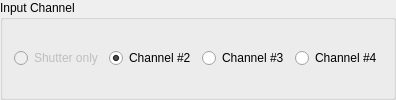
                       <widget class="QGroupBox" name="sync_confocal_line_channel_box">
                        <property name="toolTip">
                         <string>Select the input channel the line sync is connected to.</string>
                        </property>
                        <property name="title">
                         <string>Input Channel</string>
                        </property>
                        <layout class="QGridLayout" name="gridLayout_48">
                         <item row="0" column="0">
                          <widget class="QRadioButton" name="sync_confocal_line_input1_button">
                           <property name="enabled">
                            <bool>false</bool>
                           </property>
                           <property name="toolTip">
                            <string>Channel #1 is fixed as the shutter input</string>
                           </property>
                           <property name="text">
                            <string>Shutter only</string>
                           </property>
                           <property name="checkable">
                            <bool>false</bool>
                           </property>
                           <property name="checked">
                            <bool>false</bool>
                           </property>
                           <attribute name="buttonGroup">
                            <string notr="true">sync_confocal_line_input_button_group</string>
                           </attribute>
                          </widget>
                         </item>
                         <item row="0" column="1">
                          <widget class="QRadioButton" name="sync_confocal_line_input2_button">
                           <property name="toolTip">
                            <string>Line sync input on channel #2</string>
                           </property>
                           <property name="text">
                            <string>Channel #2</string>
                           </property>
                           <property name="checked">
                            <bool>true</bool>
                           </property>
                           <attribute name="buttonGroup">
                            <string notr="true">sync_confocal_line_input_button_group</string>
                           </attribute>
                          </widget>
                         </item>
                         <item row="0" column="2">
                          <widget class="QRadioButton" name="sync_confocal_line_input3_button">
                           <property name="toolTip">
                            <string>Line sync input on channel #3</string>
                           </property>
                           <property name="text">
                            <string>Channel #3</string>
                           </property>
                           <attribute name="buttonGroup">
                            <string notr="true">sync_confocal_line_input_button_group</string>
                           </attribute>
                          </widget>
                         </item>
                         <item row="0" column="3">
                          <widget class="QRadioButton" name="sync_confocal_line_input4_button">
                           <property name="toolTip">
                            <string>Line sync input on channel #4</string>
                           </property>
                           <property name="text">
                            <string>Channel #4</string>
                           </property>
                           <attribute name="buttonGroup">
                            <string notr="true">sync_confocal_line_input_button_group</string>
                           </attribute>
                          </widget>
                         </item>
                        </layout>
                       </widget>
